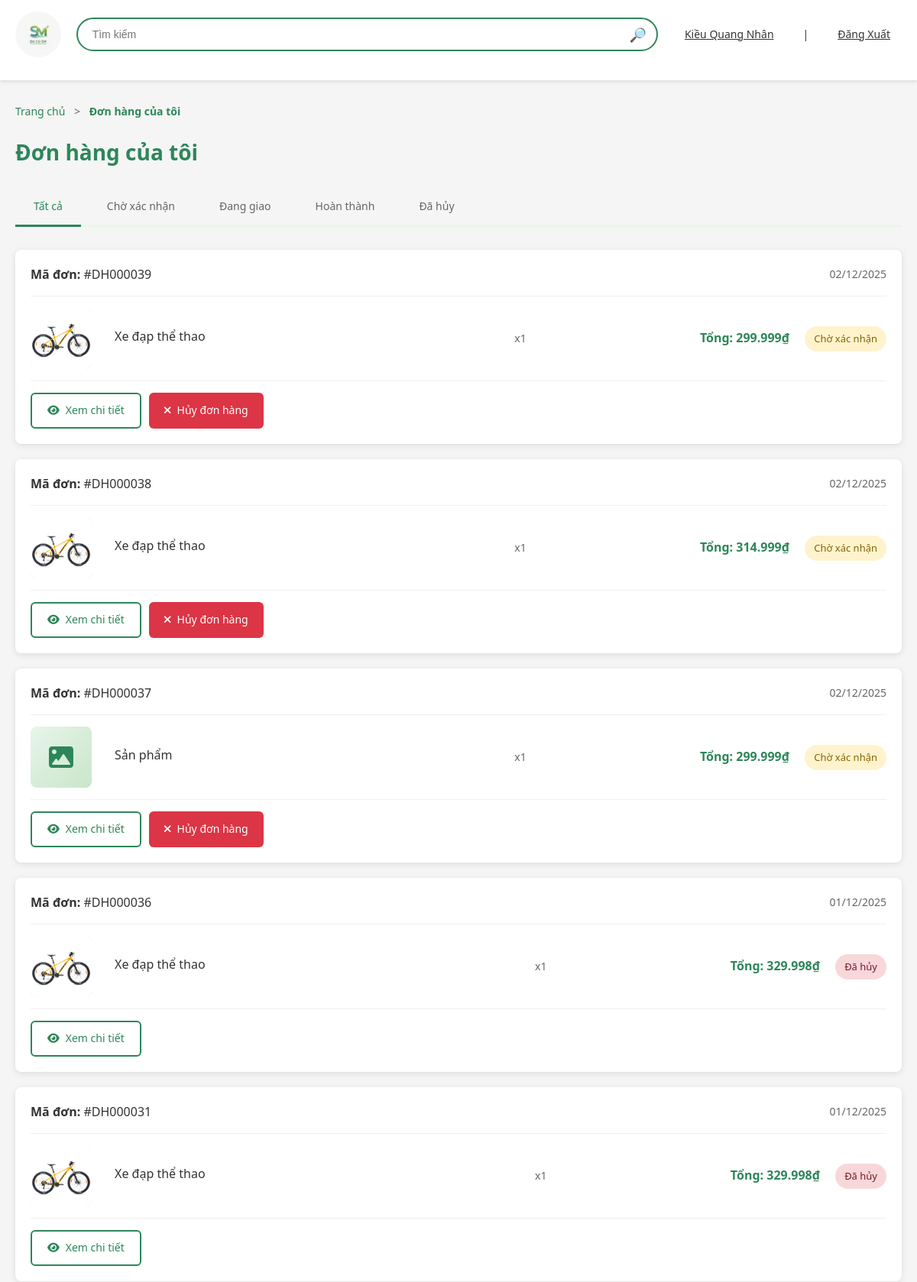
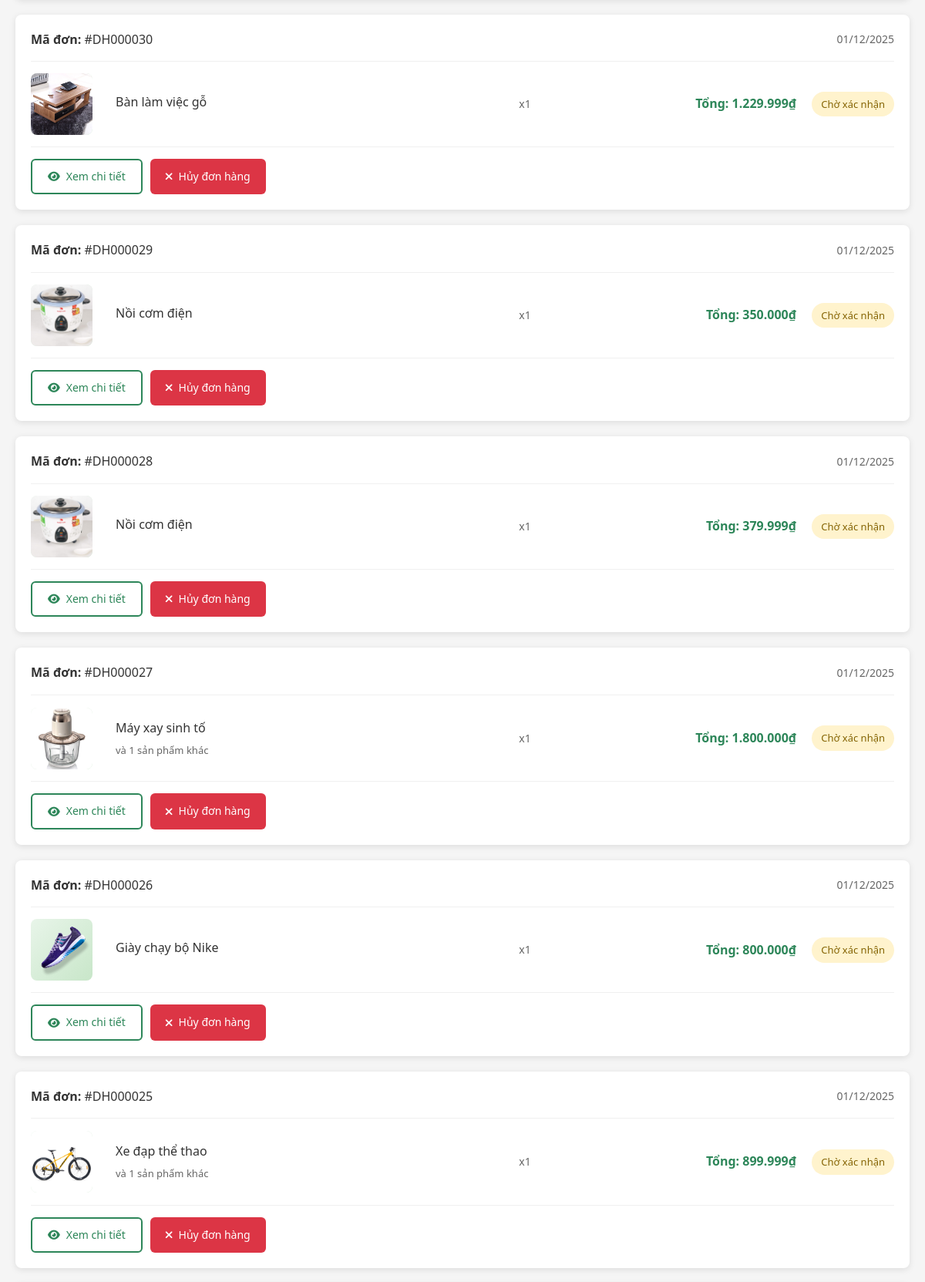
The app's page /user/my-orders.php (signed in, upper part) with its own data (2 pictures, top to bottom).
### tables this page shows
CREATE TABLE IF NOT EXISTS `danhsachdonhang` (
  `ID_DonHang` int NOT NULL AUTO_INCREMENT,
  `ID_NguoiMua` int NOT NULL,
  `ID_NguoiBan` int NOT NULL,
  `ID_NguoiGiaoHang` int DEFAULT NULL,
  `NgayDatHang` datetime DEFAULT CURRENT_TIMESTAMP,
  `TrangThaiDonHang` enum('ChoXacNhan','ChoGiaoHang','DangXuLy','DangVanChuyen','DaGiao','HoanThanh','DaHuy','KhieuNai') NOT NULL,
  `DiaChiGiaoHang` text NOT NULL,
  `PhuongThucVanChuyen` varchar(50) DEFAULT NULL,
  `PhuongThucThanhToan` varchar(50) DEFAULT NULL,
  `TongGiaTriDonHang` decimal(10,2) NOT NULL,
  `LyDoHuy` text,
  `SoTienCanThu_COD` decimal(10,2) DEFAULT '0.00',
  `GhiChu` text NOT NULL,
  `AnhXacNhanGiaoHang` text NOT NULL,
  `ThoiGianHoanThanh` text NOT NULL,
  `PhiGiaoHang` decimal(10,0) NOT NULL,
  PRIMARY KEY (`ID_DonHang`),
  KEY `ID_NguoiMua` (`ID_NguoiMua`),
  KEY `ID_NguoiBan` (`ID_NguoiBan`),
  KEY `ID_NguoiGiaoHang` (`ID_NguoiGiaoHang`)
);

### src/user/my-orders.php (the view, shortened to what this page needs)
<?php
require_once __DIR__ . '/../../database/db.php';
$user_id = $_SESSION['user_id'];
$status_filter = $_GET['status'] ?? 'all';
$status_map = [
    'all' => '',
    'pending' => "AND TrangThaiDonHang = 'ChoXacNhan'",
    'delivering' => "AND TrangThaiDonHang IN ('ChoGiaoHang', 'DangVanChuyen')",
    'completed' => "AND TrangThaiDonHang = 'HoanThanh'",
    'cancelled' => "AND TrangThaiDonHang = 'DaHuy'"
];
$status_condition = $status_map[$status_filter] ?? '';
$orders_query = "SELECT
                    dh.ID_DonHang,
                    dh.NgayDatHang,
                    dh.DiaChiGiaoHang,
                    dh.SoTienCanThu_COD,
                    dh.TrangThaiDonHang,
                    dh.GhiChu,
                    (SELECT COUNT(*) FROM chitietdonhang WHERE ID_DonHang = dh.ID_DonHang) AS SoSanPham
                 FROM danhsachdonhang dh
                 WHERE dh.ID_NguoiMua = $user_id $status_condition
                 ORDER BY dh.NgayDatHang DESC";
$orders_result = mysqli_query($conn, $orders_query);
$orders = [];
if ($orders_result) {
    while ($row = mysqli_fetch_assoc($orders_result)) {
        $product_query = "SELECT
                            sp.TenSanPham,
                            ha.URL_HinhAnh,
                            ctdh.SoLuongMua
                          FROM chitietdonhang ctdh
                          JOIN sanpham sp ON ctdh.ID_SanPham = sp.ID_SanPham
                          LEFT JOIN hinhanhsanpham ha ON sp.ID_SanPham = ha.ID_SanPham
                          WHERE ctdh.ID_DonHang = {$row['ID_DonHang']}
                          LIMIT 1";
        $product_result = mysqli_query($conn, $product_query);
        if ($product_result && mysqli_num_rows($product_result) > 0) {
            $product = mysqli_fetch_assoc($product_result);
            $row['product_name'] = $product['TenSanPham'];
            $row['product_image'] = $product['URL_HinhAnh'];
            $row['first_quantity'] = $product['SoLuongMua'];
        }
        $orders[] = $row;
    }
}
$status_labels = [
    'ChoXacNhan' => 'Chờ xác nhận',
    'ChoGiaoHang' => 'Chờ giao hàng',
    'DangVanChuyen' => 'Đang giao',
    'HoanThanh' => 'Hoàn thành',
    'DaHuy' => 'Đã hủy'
];
$status_classes = [
    'ChoXacNhan' => 'status-pending',
    'ChoGiaoHang' => 'status-waiting',
    'DangVanChuyen' => 'status-delivering',
    'HoanThanh' => 'status-completed',
    'DaHuy' => 'status-cancelled'
];
?>
<!DOCTYPE html>
<html lang="vi">
<head>
    <link rel="stylesheet" href="../css/style.css">
    <link rel="stylesheet" href="my-orders.css">
    <link rel="stylesheet" href="https://cdnjs.cloudflare.com/ajax/libs/font-awesome/6.0.0/css/all.min.css">
</head>
<body>
    <header class="header">
        <div class="header-top">
            <a href="../index.php" class="logo">
                <div class="logo-icon"><img src="../img/logo.jpg" alt="logo"></div>
            </a>
            <div class="search-container">
                <input type="text" class="search-bar" placeholder=" Tìm kiếm">
                <span class="search-icon">&#x1F50E;&#xFE0E;</span>
            </div>
            <div class="user-actions">
                <?php if(isset($_SESSION['user_id'])): ?>
                    <span><u><?php echo $_SESSION['fullname']; ?></u></span>
                    <span>|</span>
                    <a href="../logout.php"><u>Đăng Xuất</u></a>
                <?php else: ?>
                    <a href="../login.php"><u>Đăng nhập</u></a>
                    <span>|</span>
                    <a href="../register.php"><u>Đăng ký</u></a>
                <?php endif; ?>
            </div>
        </div>
    </header>
    <main class="my-orders-page">
        <div class="breadcrumb">
            <a href="../index.php">Trang chủ</a> <span> > </span>
            <strong>Đơn hàng của tôi</strong>
        </div>
        <h1 class="page-title">Đơn hàng của tôi</h1>
        <div class="status-tabs">
            <a href="?status=all" class="tab <?php echo $status_filter === 'all' ? 'active' : ''; ?>">
                Tất cả
            </a>
            <a href="?status=pending" class="tab <?php echo $status_filter === 'pending' ? 'active' : ''; ?>">
                Chờ xác nhận
            </a>
            <a href="?status=delivering" class="tab <?php echo $status_filter === 'delivering' ? 'active' : ''; ?>">
                Đang giao
            </a>
            <a href="?status=completed" class="tab <?php echo $status_filter === 'completed' ? 'active' : ''; ?>">
                Hoàn thành
            </a>
            <a href="?status=cancelled" class="tab <?php echo $status_filter === 'cancelled' ? 'active' : ''; ?>">
                Đã hủy
            </a>
        </div>
        <div class="orders-list">
            <?php if (empty($orders)): ?>
                <div class="empty-orders">
                    <i class="fas fa-shopping-bag"></i>
                    <p>Bạn chưa có đơn hàng nào</p>
                    <a href="../index.php" class="btn btn-primary">Tiếp tục mua sắm</a>
                </div>
            <?php else: ?>
                <?php foreach ($orders as $order): ?>
                    <div class="order-card">
                        <div class="order-header">
                            <div class="order-id">
                                <strong>Mã đơn:</strong> #DH<?php echo str_pad($order['ID_DonHang'], 6, '0', STR_PAD_LEFT); ?>
                            </div>
                            <div class="order-date">
                                <?php echo date('d/m/Y', strtotime($order['NgayDatHang'])); ?>
                            </div>
                        </div>
                        <div class="order-body">
                            <div class="order-product">
                                <?php if (!empty($order['product_image'])): ?>
                                    <img src="<?php echo "../" ?><?php echo htmlspecialchars($order['product_image']); ?>"
                                         alt="<?php echo htmlspecialchars($order['product_name'] ?? 'Sản phẩm'); ?>"
                                         class="product-image">
                                <?php else: ?>
                                    <div class="product-image-placeholder">
                                        <i class="fas fa-image"></i>
                                    </div>
                                <?php endif; ?>
                                <div class="product-info">
                                    <div class="product-name">
                                        <?php echo htmlspecialchars($order['product_name'] ?? 'Sản phẩm'); ?>
                                    </div>
                                    <?php if ($order['SoSanPham'] > 1): ?>
                                        <div class="product-meta">
                                            và <?php echo $order['SoSanPham'] - 1; ?> sản phẩm khác
                                        </div>
                                    <?php endif; ?>
                                </div>
                                <div class="product-quantity">
                                    x<?php echo $order['first_quantity'] ?? 1; ?>
                                </div>
                            </div>
                            <div class="order-total">
                                <strong>Tổng:</strong> <?php echo number_format($order['SoTienCanThu_COD'], 0, ',', '.'); ?>₫
                            </div>
                            <div class="order-status <?php echo $status_classes[$order['TrangThaiDonHang']] ?? ''; ?>">
                                <?php echo $status_labels[$order['TrangThaiDonHang']] ?? $order['TrangThaiDonHang']; ?>
                            </div>
                        </div>
                        <div class="order-actions">
                            <a href="order-detail.php?id=<?php echo $order['ID_DonHang']; ?>" class="btn btn-outline">
                                <i class="fas fa-eye"></i>
                                Xem chi tiết
                            </a>
                            <?php if ($order['TrangThaiDonHang'] === 'ChoXacNhan' || $order['TrangThaiDonHang'] === 'ChoGiaoHang'): ?>
                                <a href="?cancel=<?php echo $order['ID_DonHang']; ?>&status=<?php echo $status_filter; ?>"
                                   class="btn btn-danger"
                                   onclick="return confirm('Bạn có chắc chắn muốn hủy đơn hàng này?');">
                                    <i class="fas fa-times"></i>
                                    Hủy đơn hàng
                                </a>
                            <?php endif; ?>
                        </div>
                    </div>
                <?php endforeach; ?>
            <?php endif; ?>
        </div>
    </main>
</body>
</html>

### src/css/style.css (style rules this page uses)
* { margin: 0; padding: 0; box-sizing: border-box; }
body { font-family: 'Segoe UI', Tahoma, Geneva, Verdana, sans-serif; line-height: 1.6; color: #333; background-color: #f5f5f5; }
.header { background-color: white; box-shadow: 0 2px 4px rgba(0,0,0,0.1); padding: 15px 20px; position: sticky; top: 0; z-index: 1000; }
.header-top { display: flex; align-items: center; gap: 20px; margin-bottom: 15px; }
.logo { display: flex; align-items: center; gap: 10px; font-size: 24px; font-weight: bold; color: #2fb773; text-decoration: none; }
.logo-icon { width: 60px; height: 60px; color: white; display: flex; align-items: center; justify-content: center; border-radius: 5px; font-weight: bold; }
.logo-icon img { width: 60px; height: 60px; border-radius: 50%; }
.search-container { flex: 1; position: relative; }
.search-bar { width: 100%; padding: 12px 45px 12px 15px; border: 2px solid #2d8659; border-radius: 25px; font-size: 14px; outline: none; }
.search-icon { position: absolute; right: 15px; top: 50%; transform: translateY(-50%); color: #2d8659; font-size: 18px; }
.user-actions { display: flex; align-items: center; gap: 8px; }
.user-actions span { font-size: 14px; padding: 8px 15px; transition: background-color 0.3s; padding: 8px 15px; }
.user-actions a { color: #333; text-decoration: none; font-size: 14px; padding: 8px 15px; border-radius: 5px; transition: background-color 0.3s; }
.product-image { width: 100%; height: 200px; background: linear-gradient(135deg, #e8f5e9 0%, #c8e6c9 100%); display: flex; align-items: center; justify-content: center; font-size: 48px; color: #2d8659; position: relative; }
.product-image::after { position: absolute; }
.product-info { padding: 15px; }
.product-name { font-size: 16px; font-weight: 500; margin-bottom: 10px; color: #333; }

### records on screen
danhsachdonhang: ID_DonHang "000039", NgayDatHang "02/12/2025", product_name "Xe đạp thể thao", first_quantity "1", SoTienCanThu_COD "299.999", TrangThaiDonHang "Chờ xác nhận"
danhsachdonhang: ID_DonHang "000038", NgayDatHang "02/12/2025", product_name "Xe đạp thể thao", first_quantity "1", SoTienCanThu_COD "314.999", TrangThaiDonHang "Chờ xác nhận"
danhsachdonhang: ID_DonHang "000037", NgayDatHang "02/12/2025", product_name "Sản phẩm", first_quantity "1", SoTienCanThu_COD "299.999", TrangThaiDonHang "Chờ xác nhận"
danhsachdonhang: ID_DonHang "000036", NgayDatHang "01/12/2025", product_name "Xe đạp thể thao", first_quantity "1", SoTienCanThu_COD "329.998", TrangThaiDonHang "Đã hủy"
danhsachdonhang: ID_DonHang "000031", NgayDatHang "01/12/2025", product_name "Xe đạp thể thao", first_quantity "1", SoTienCanThu_COD "329.998", TrangThaiDonHang "Đã hủy"
danhsachdonhang: ID_DonHang "000030", NgayDatHang "01/12/2025", shows a picture, product_name "Bàn làm việc gỗ", first_quantity "1", SoTienCanThu_COD "1.229.999", TrangThaiDonHang "Chờ xác nhận"
danhsachdonhang: ID_DonHang "000029", NgayDatHang "01/12/2025", product_name "Nồi cơm điện", first_quantity "1", SoTienCanThu_COD "350.000", TrangThaiDonHang "Chờ xác nhận"
danhsachdonhang: ID_DonHang "000028", NgayDatHang "01/12/2025", product_name "Nồi cơm điện", first_quantity "1", SoTienCanThu_COD "379.999", TrangThaiDonHang "Chờ xác nhận"
danhsachdonhang: ID_DonHang "000027", NgayDatHang "01/12/2025", shows a picture, product_name "Máy xay sinh tố", SoSanPham "1", first_quantity "1", SoTienCanThu_COD "1.800.000", TrangThaiDonHang "Chờ xác nhận"
danhsachdonhang: ID_DonHang "000026", NgayDatHang "01/12/2025", shows a picture, product_name "Giày chạy bộ Nike", first_quantity "1", SoTienCanThu_COD "800.000", TrangThaiDonHang "Chờ xác nhận"
danhsachdonhang: ID_DonHang "000025", NgayDatHang "01/12/2025", product_name "Xe đạp thể thao", SoSanPham "1", first_quantity "1", SoTienCanThu_COD "899.999", TrangThaiDonHang "Chờ xác nhận"

### other values on screen
$_SESSION['fullname'] "Kiều Quang Nhân"
